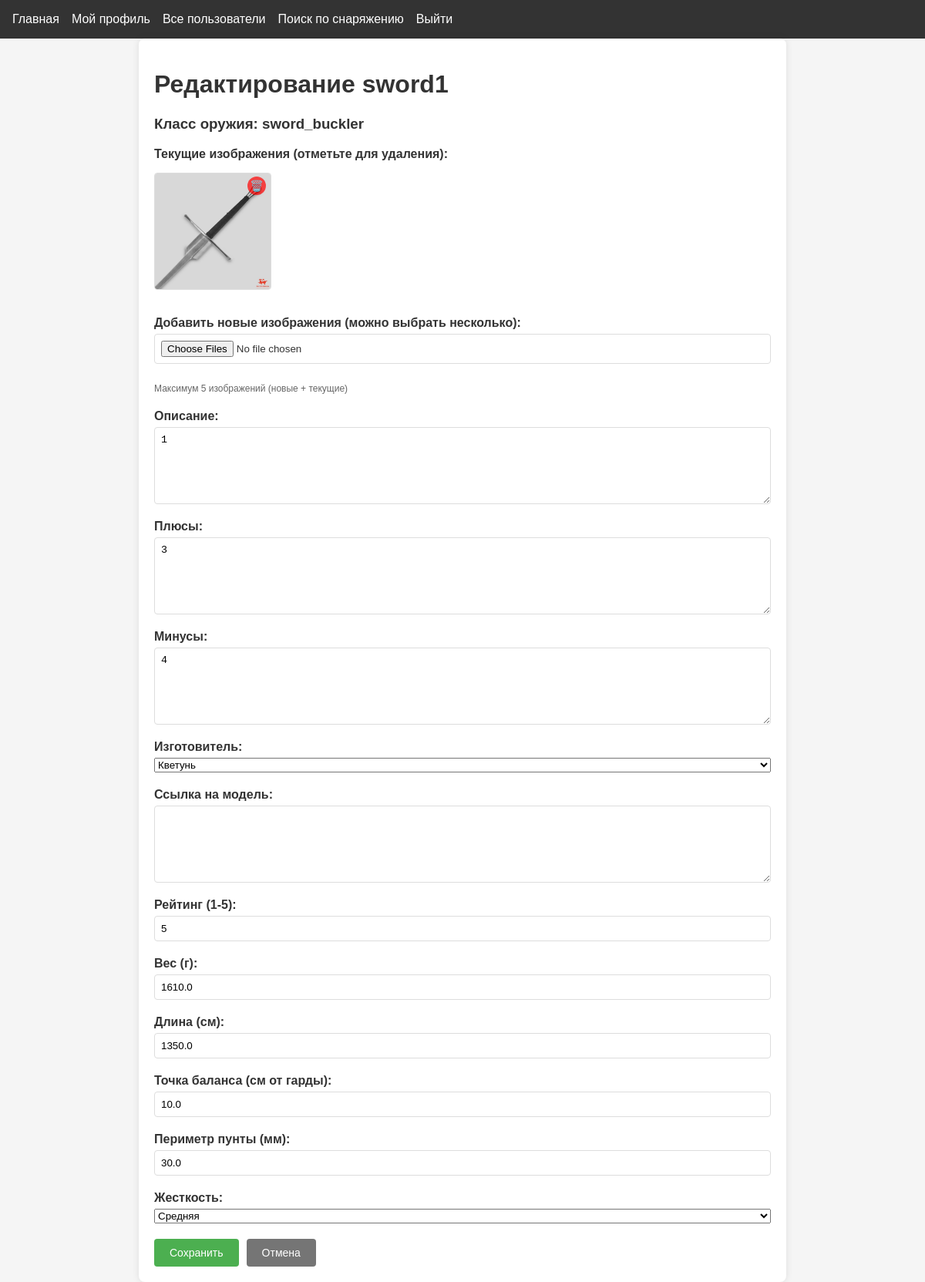
The app's page /upload/sword1 (signed in) with its own data.
### app.py (models this page shows)
class InventoryItem(db.Model):
    id = db.Column(db.Integer, primary_key=True)
    user_id = db.Column(db.Integer, db.ForeignKey("user.id"), nullable=False)
    model = db.Column(db.String(20), default="none")  # изготовитель
    model_site = db.Column(db.Text)  # ссылка на изготовителя
    weapon_class = db.Column(db.String(20), default="all")  # 'all' или конкретный класс
    item_type = db.Column(db.String(20), nullable=False)
    image_paths = db.Column(db.Text)
    description = db.Column(db.Text)
    pros = db.Column(db.Text)
    cons = db.Column(db.Text)
    rating = db.Column(db.Integer)
    weight = db.Column(db.Float)  # вес
    length = db.Column(db.Float)  # длина
    balance_point = db.Column(db.Float)  # точка баланса
    point_perimeter = db.Column(db.Float)  # периметр пунты
    stiffness = db.Column(db.String(20))  # жесткость

class User(db.Model, UserMixin):
    id = db.Column(db.Integer, primary_key=True)
    username = db.Column(db.String(80), unique=True, nullable=False)
    password = db.Column(db.String(120), nullable=False)
    weapon_class = db.Column(db.String(20), default="sword_buckler")
    age = db.Column(db.Integer)
    real_name = db.Column(db.String(100))
    has_longsword = db.Column(db.Boolean, default=False)
    longsword_since = db.Column(db.Date)
    has_rapier = db.Column(db.Boolean, default=False)
    rapier_since = db.Column(db.Date)
    has_sabre = db.Column(db.Boolean, default=False)
    sabre_since = db.Column(db.Date)
    has_sword_buckler = db.Column(db.Boolean, default=False)
    sword_buckler_since = db.Column(db.Date)
    items = db.relationship(
        "InventoryItem", backref="user", lazy=True, cascade="all, delete-orphan"
    )

### app.py (the view, shortened to what this page needs)
@app.route("/upload/<item_type>", methods=["GET", "POST"])
@login_required
def upload(item_type):
    weapon_class = request.args.get("weapon_class", current_user.weapon_class)
    item = InventoryItem.query.filter_by(
        user_id=current_user.id, item_type=item_type, weapon_class=weapon_class
    ).first()
    return render_template(
        "upload.html", item_type=item_type, weapon_class=weapon_class, item=item, is_weapon=item_type in ['sword1', 'sword2', 'sword3']  # Передаем флаг, что это оружие
    )

### app.py (called while the page is built)
@login_manager.user_loader
def load_user(user_id):
    return User.query.get(int(user_id))

### templates/upload.html (shortened to what this page needs)
{% extends "base.html" %}
{% block content %}
<div class="upload-container">
    <h1>{% if item %}Редактирование{% else %}Добавление{% endif %} {{ item_type }}</h1>
    {% if weapon_class %}<h3>Класс оружия: {{ weapon_class }}</h3>{% endif %}
    <form method="POST" enctype="multipart/form-data" id="uploadForm">
        {% if item and item.image_paths %}
        <div class="form-group">
            <label>Текущие изображения (отметьте для удаления):</label>
            <div class="current-images">
                {% for image_path in item.image_paths.split(',') %}
                <div class="image-item">
                    <img src="{{ url_for('static', filename='uploads/' + image_path) }}"
                         alt="Изображение {{ loop.index }}">
                    <label class="delete-checkbox">
                        <span class="delete-icon">🗑️</span>
                    </label>
                </div>
                {% endfor %}
            </div>
        </div>
        {% endif %}
        <div class="form-group">
            <label for="images">
                {% if item %}Добавить новые изображения{% else %}Загрузите изображения{% endif %}
                (можно выбрать несколько):
            </label>
            <input type="file" id="images" name="images" accept="image/*" multiple
                   onchange="previewImages(this)">
            <div class="hint">Максимум 5 изображений ({% if item %}новые + текущие{% endif %})</div>
        </div>
        <div class="form-group">
            <label for="description">Описание:</label>
            <textarea id="description" name="description" required>{{ item.description if item else '' }}</textarea>
        </div>
        <div class="form-group">
            <label for="pros">Плюсы:</label>
            <textarea id="pros" name="pros" required>{{ item.pros if item else '' }}</textarea>
        </div>
        <div class="form-group">
            <label for="cons">Минусы:</label>
            <textarea id="cons" name="cons" required>{{ item.cons if item else '' }}</textarea>
        </div>
        <div class="form-group">
            <label for="model">Изготовитель:</label>
            <select id="model" name="model">
                <option value="Kvetun" {% if item and item.model == 'Kvetun' %}selected{% endif %}>Кветунь</option>
            </select>
        </div>
        <div class="form-group">
            <label for="model_site">Ссылка на модель:</label>
            <textarea id="model_site" name="model_site" >{{ item.model_site if item else '' }}</textarea>
        </div>
        <div class="form-group">
            <label for="rating">Рейтинг (1-5):</label>
            <input type="number" id="rating" name="rating"
                   value="{{ item.rating if item else 3 }}"
                   min="1" max="5" required>
        </div>
        {% if is_weapon %}
        <div class="form-group">
        <label for="weight">Вес (г):</label>
        <input type="number" id="weight" name="weight" step="0.01"
               value="{{ item.weight if item else '' }}">
        </div>
        <div class="form-group">
        <label for="length">Длина (см):</label>
        <input type="number" id="length" name="length" step="0.1"
               value="{{ item.length if item else '' }}">
        </div>
        <div class="form-group">
        <label for="balance_point">Точка баланса (см от гарды):</label>
        <input type="number" id="balance_point" name="balance_point" step="0.1"
               value="{{ item.balance_point if item else '' }}">
        </div>
        <div class="form-group">
        <label for="point_perimeter">Периметр пунты (мм):</label>
        <input type="number" id="point_perimeter" name="point_perimeter" step="0.1"
               value="{{ item.point_perimeter if item else '' }}">
        </div>
        <div class="form-group">
        <label for="stiffness">Жесткость:</label>
        <select id="stiffness" name="stiffness">
            <option value="medium" {% if item and item.stiffness == 'medium' %}selected{% endif %}>Средняя</option>
        </select>
        </div>
        {% endif %}
        <div class="form-actions">
            <button type="submit" class="btn">Сохранить</button>
            <a href="{{ url_for('view_profile', username=current_user.username, weapon_class=weapon_class) }}"
               class="btn cancel">Отмена</a>
        </div>
    </form>
</div>
{% endblock %}

### static/css/style.css (style rules this page uses)
body { font-family: 'Arial', sans-serif; margin: 0; padding: 0; background-color: #f5f5f5; color: #333; }
.btn { display: inline-block; padding: 0.5rem 1rem; background-color: #4CAF50; color: white; text-decoration: none; border-radius: 4px; }
.upload-container { max-width: 800px; margin: 20px auto; padding: 20px; background: white; border-radius: 8px; box-shadow: 0 0 10px rgba(0,0,0,0.1); }
.form-group { display: flex; flex-direction: column; gap: 5px; }
.form-group label { font-weight: bold; }
.form-actions { display: flex; gap: 10px; margin-top: 20px; }
.btn { padding: 10px 15px; border-radius: 4px; cursor: pointer; text-decoration: none; }

### templates/upload.html (style rules this page uses)
.upload-container { max-width: 800px; margin: 0 auto; padding: 20px; }
.current-images { display: flex; flex-wrap: wrap; gap: 15px; margin: 10px 0; }
.image-item { position: relative; width: 150px; transition: transform 0.2s; }
.image-item img { width: 100%; height: 150px; object-fit: cover; border: 1px solid #ddd; border-radius: 4px; }
.delete-checkbox { position: absolute; top: 5px; right: 5px; cursor: pointer; }
.delete-icon { display: inline-block; background: rgba(255, 0, 0, 0.7); color: white; width: 24px; height: 24px; border-radius: 50%; text-align: center; line-height: 24px; font-size: 14px; }
.hint { font-size: 12px; color: #666; margin-top: 5px; }
.form-group { margin-bottom: 20px; }
textarea, input[type="number"], input[type="file"] { width: 100%; padding: 8px; border: 1px solid #ddd; border-radius: 4px; box-sizing: border-box; }
textarea { height: 100px; resize: vertical; }
.form-actions { display: flex; gap: 10px; margin-top: 20px; }
.btn { padding: 10px 20px; border: none; border-radius: 4px; cursor: pointer; text-align: center; text-decoration: none; font-size: 14px; }
.cancel { background-color: #757575; color: white; }

### records on screen
InventoryItem: item_type "sword1", image_paths (picture), description "1", pros "3", cons "4", model "Кветунь", rating "5", weight "1610.0", length "1350.0", balance_point "10.0", point_perimeter "30.0", stiffness "Средняя"
User: weapon_class "sword_buckler"
